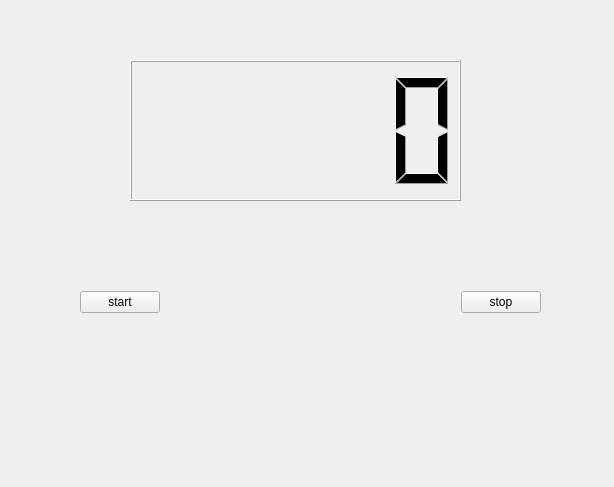
<?xml version="1.0" encoding="UTF-8"?>
<ui version="4.0">
 <class>Widget</class>
 <widget class="QWidget" name="Widget">
  <property name="geometry">
   <rect>
    <x>0</x>
    <y>0</y>
    <width>614</width>
    <height>487</height>
   </rect>
  </property>
  <property name="windowTitle">
   <string>Widget</string>
  </property>
  <widget class="QLCDNumber" name="lcdNumber">
   <property name="geometry">
    <rect>
     <x>130</x>
     <y>60</y>
     <width>331</width>
     <height>141</height>
    </rect>
   </property>
  </widget>
  <widget class="QWidget" name="">
   <property name="geometry">
    <rect>
     <x>80</x>
     <y>290</y>
     <width>461</width>
     <height>25</height>
    </rect>
   </property>
   <layout class="QHBoxLayout" name="horizontalLayout">
    <item>
     <widget class="QPushButton" name="pushButtonstrat">
      <property name="text">
       <string>start</string>
      </property>
     </widget>
    </item>
    <item>
     <spacer name="horizontalSpacer">
      <property name="orientation">
       <enum>Qt::Horizontal</enum>
      </property>
      <property name="sizeHint" stdset="0">
       <size>
        <width>40</width>
        <height>20</height>
       </size>
      </property>
     </spacer>
    </item>
    <item>
     <widget class="QPushButton" name="pushButtonstop">
      <property name="text">
       <string>stop</string>
      </property>
     </widget>
    </item>
   </layout>
  </widget>
 </widget>
 <resources/>
 <connections/>
</ui>
